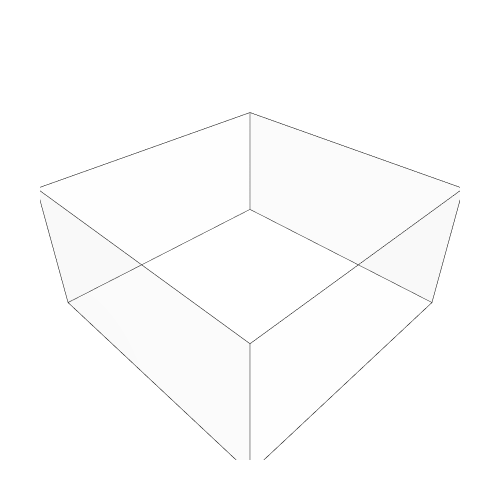

The notebook cell this image was saved under:
### Markdown cell above
## 7.Show Cells

### Code cell
# Show geometry only (no vertices, no graph)
Topology.Show(cc_rooms,
              faceOpacity=0.1,
              faceColor="white",
              edgeColor="black",
              edgeWidth=1,
              showVertices=False,
              width=500,
              height=500,
              backgroundColor="white",
              renderer=renderer)

### Figure 1 — Plotly figure (JSON) as saved in the notebook; plotly's stock layout.template omitted (floating-point values rounded to 4 significant figures)
{"data": [{"hoverinfo": "text", "legendgroup": "2", "legendrank": 2, "line": {"color": "black", "dash": "solid", "width": 1}, "marker": {"size": 0}, "mode": "lines", "name": "1: Untitled (Edges)", "showlegend": false, "text": "", "type": "scatter3d", "x": [-4, 4, null, 4, 4, null, 4, -4, null, -4, -4, null, -4, -4, null, -4, 4, null, 4, 4, null, 4, 4, null, 4, 4, null, 4, -4, null, -4, -4, null, -4, -4, null], "y": [0, 0, null, 0, 0, null, 0, 0, null, 0, 0, null, 0, 8, null, 8, 8, null, 8, 0, null, 8, 8, null, 8, 0, null, 8, 8, null, 8, 0, null, 8, 8, null], "z": [0, 0, null, 0, 4, null, 4, 4, null, 4, 0, null, 0, 0, null, 0, 0, null, 0, 0, null, 0, 4, null, 4, 4, null, 4, 4, null, 4, 4, null, 4, 0, null]}, {"cmax": 1, "cmin": 0, "color": "#FFFFFF", "colorscale": [[0, "#440154"], [0.1111, "#482878"], [0.2222, "#3e4989"], [0.3333, "#31688e"], [0.4444, "#26828e"], [0.5556, "#1f9e89"], [0.6667, "#35b779"], [0.7778, "#6ece58"], [0.8889, "#b5de2b"], [1, "#fde725"]], "flatshading": true, "hoverinfo": "text", "hovertext": "", "i": [0, 0, 4, 4, 1, 1, 6, 6, 3, 3, 6, 6], "j": [1, 2, 5, 0, 0, 5, 2, 7, 2, 7, 5, 4], "k": [2, 3, 0, 3, 5, 6, 1, 2, 7, 4, 4, 7], "legendgroup": "3", "legendrank": 3, "lighting": {"facenormalsepsilon": 0}, "name": "1: Untitled (Faces)", "opacity": 0.1, "showlegend": false, "showscale": false, "text": "", "type": "mesh3d", "x": [4, 4, -4, -4, -4, 4, 4, -4], "y": [0, 0, 0, 0, 8, 8, 8, 8], "z": [0, 4, 4, 0, 0, 0, 4, 4]}], "layout": {"autosize": true, "height": 500, "margin": {"b": 40, "l": 40, "r": 40, "t": 40}, "paper_bgcolor": "#FFFFFF", "plot_bgcolor": "#FFFFFF", "scene": {"aspectmode": "data", "camera": {"center": {"x": 0, "y": 0, "z": 0}, "eye": {"x": -1.25, "y": -1.25, "z": 1.25}, "projection": {"type": "perspective"}, "up": {"x": 0, "y": 0, "z": 1}}, "xaxis": {"visible": false}, "yaxis": {"visible": false}, "zaxis": {"visible": false}}, "showlegend": true, "width": 500, "xaxis": {"showgrid": false, "visible": false, "zeroline": false}, "yaxis": {"showgrid": false, "visible": false, "zeroline": false}}}
